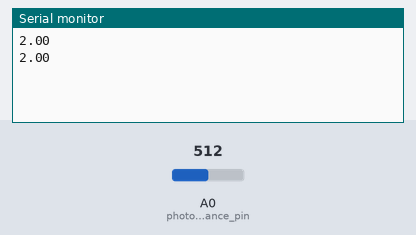
Bench run of a sketch on a simulated Arduino Uno, built with avr-gcc and run on an emulated ATmega328P. Shown: the last lines printed to the serial monitor. The inputs (shaded band) are chosen by the test bench; at power-on: A0 (photoresistance_pin) = 512.

Above: at 2.8 s.
2.9 s: A0 (photoresistance_pin) set to 716
At 4.5 s:
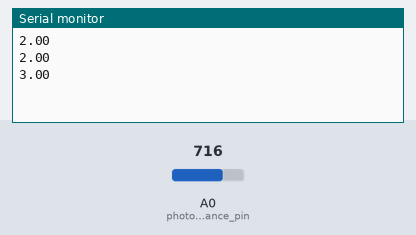
5.6 s: A0 (photoresistance_pin) set to 900
At 7.2 s:
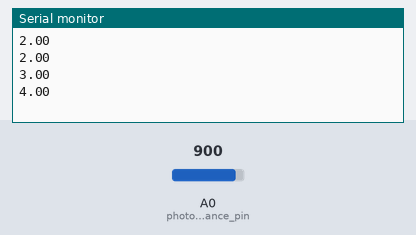
Timing chart, 0 to 8.7 s (numbered marks = the images above; inputs shaded):
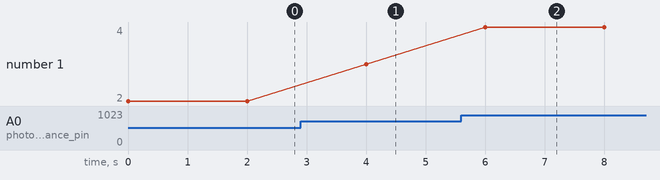

The sketch:

code-photoresistance.ino
```cpp
//PHOTORESISTANCE WITH ARDUINO

#define photoresistance_pin A0
float photoValue, photoAnalogValue = 0;

void setup() {
  pinMode(photoresistance_pin, INPUT_PULLUP);
  Serial.begin(9600);
}

void photoReader(){
  photoAnalogValue = analogRead(photoresistance_pin);
  photoValue = map(photoAnalogValue, 0, 1023, 0, 5);
}

void loop() {
  photoReader();
  Serial.println(photoValue);
  delay(2000);
}
```

Measured:
- after the input at 2.9 s, the serial monitor: prints a new line after 1.1 s (image 1)
- after the input at 5.6 s, the serial monitor: prints a new line after 0.40 s (image 2)
- plotted number 1: 2 → 3 after the input at 2.9 s, 3 → 4 after the input at 5.6 s
